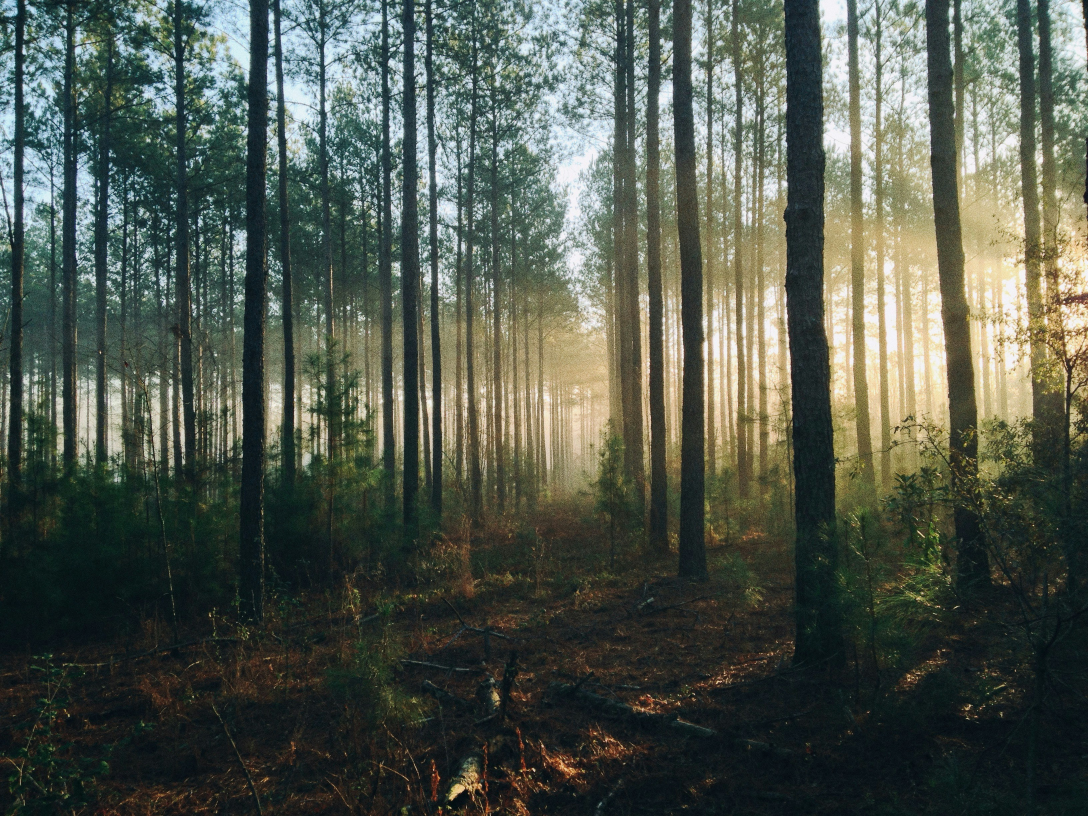
#> input picture Photos/forest.jpg, 3264 x 2448 px (shown at 1/3 size)
$ python smoothing.py
#> lines starting #> are read from the running program, lines starting #| are printed output that depends on the picture
import cv2 as cv

img = cv.imread('Photos/forest.jpg')
#> img is the input picture: shape (2448, 3264, 3); mean B, G, R 77.3, 87.9, 80.7

def rescaleFrame(frame, scale=0.75):
    # Images, Videos and Live Videos (resolution)
#> called with scale = 0.2
    width = int(frame.shape[1] * scale)
#> width = 652
    height = int(frame.shape[0] * scale)
#> height = 489

    dimensions = (width,height)
#> dimensions = (652, 489)

    return cv.resize(frame, dimensions, interpolation=cv.INTER_AREA)
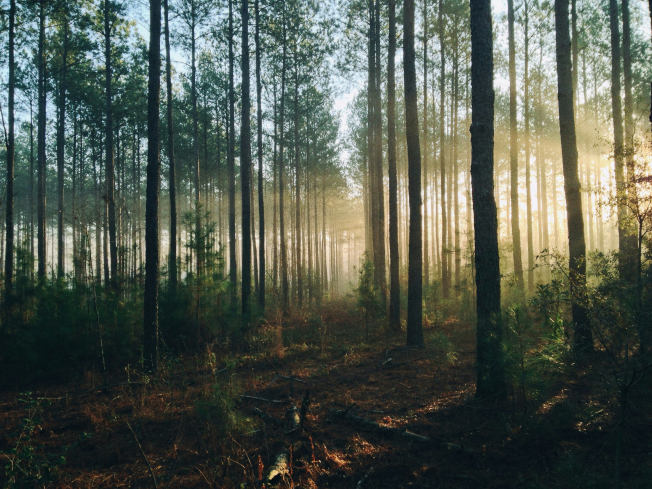
#> returned value: shape (489, 652, 3); mean of channels 0, 1, 2 77.3, 87.9, 80.7; drawn as B, G, R

resized_image = rescaleFrame(img, scale=.2)
cv.imshow('Image Resized', resized_image)

# Averaging
average = cv.blur(resized_image, (3,3))
cv.imshow('Average Blur', average)

# Gaussion Blur
gauss = cv.GaussianBlur(resized_image, (3,3), 0)
cv.imshow('Gaussian Blur', gauss)

# Median Blur
median = cv.medianBlur(resized_image, 7)
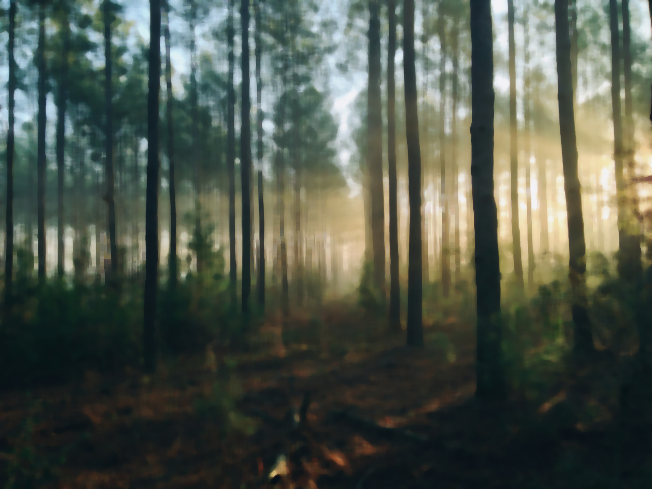
#> median: shape (489, 652, 3); mean B, G, R 74.8, 85.7, 78.3
cv.imshow('Median Blur', median)

# Bilateral
bilateral = cv.bilateralFilter(resized_image, 10, 35, 25)
cv.imshow('Bilateral', bilateral)

cv.waitKey(0)

$ run again, with Photos/girl.jpg copied over Photos/forest.jpg
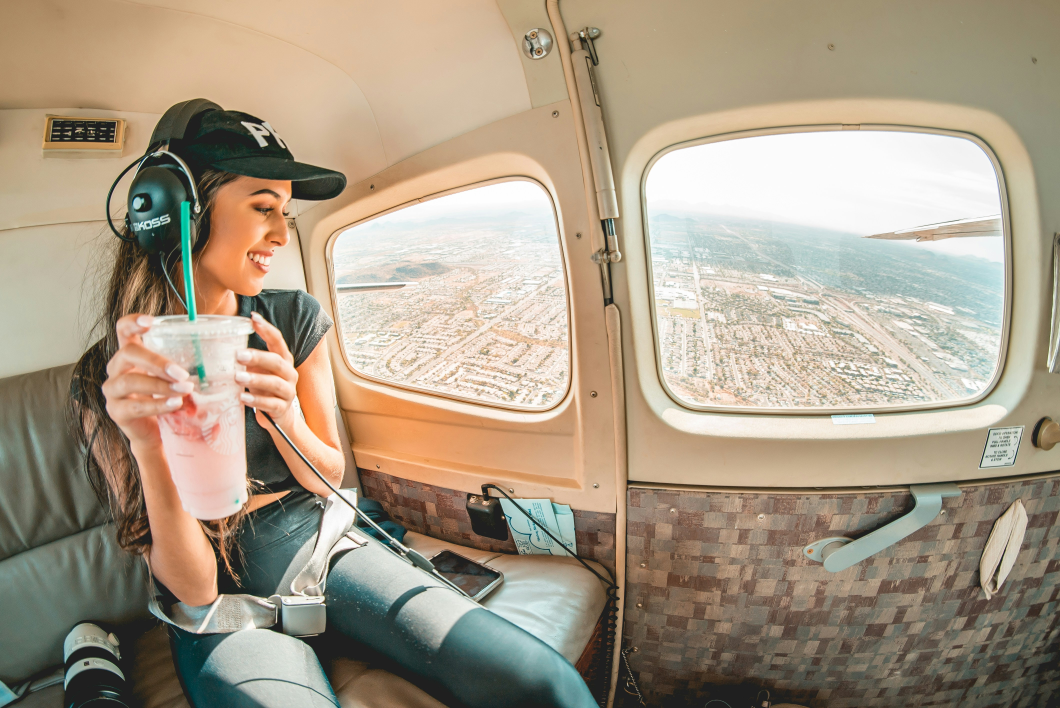
#> input picture Photos/girl.jpg, 4240 x 2832 px (shown at 1/4 size)
#> img is the input picture: shape (2832, 4240, 3); mean B, G, R 135, 154.9, 168.4
#> in rescaleFrame, `return cv.resize(frame, dimensions, interpolation=cv.INTER_AREA)`:
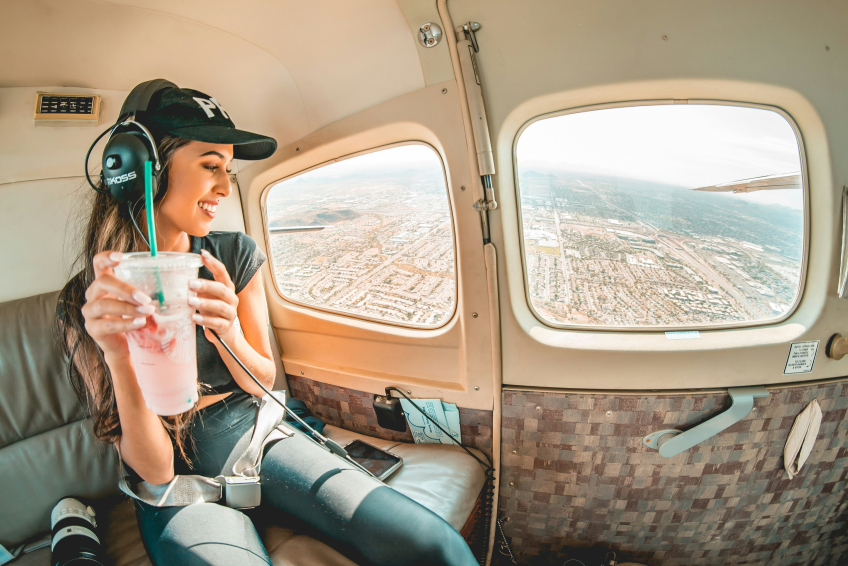
#> returned value: shape (566, 848, 3); mean of channels 0, 1, 2 135, 154.9, 168.4; drawn as B, G, R
#> `median = cv.medianBlur(resized_image, 7)`:
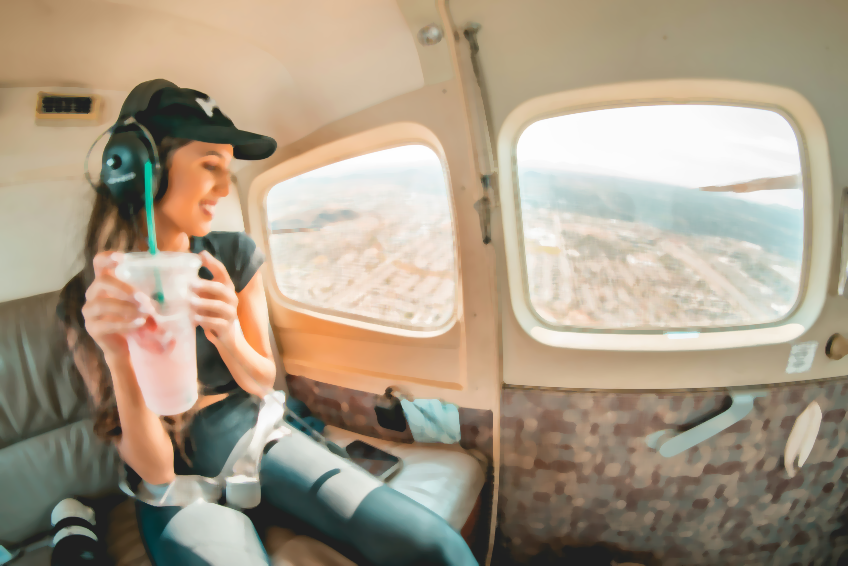
#> median: shape (566, 848, 3); mean B, G, R 135.7, 155.8, 169.5
